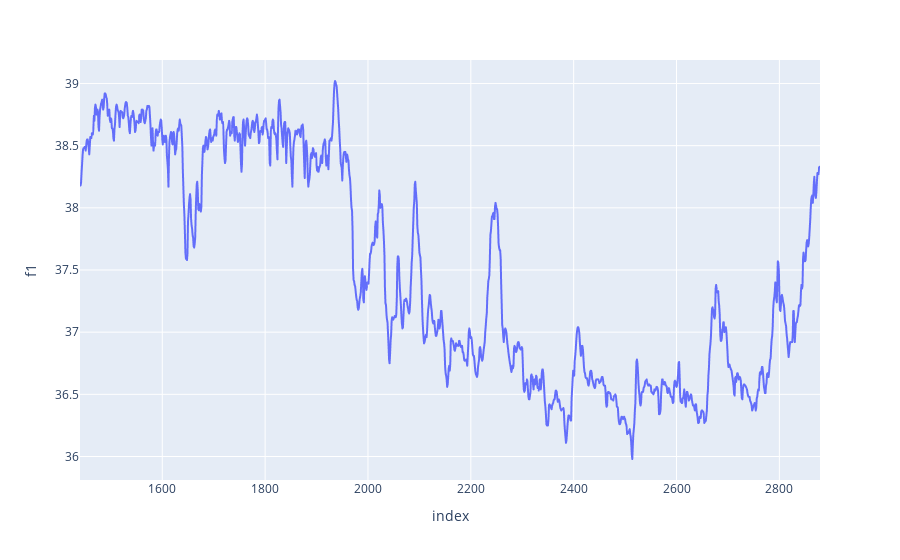

Source (notebook cell):
### Code cell
px.line(ftsub2, y='f1')

### Figure 1 — Plotly figure (JSON) as saved in the notebook; plotly's stock layout.template omitted (floating-point values rounded to 4 significant figures; data arrays with more than 128 entries replaced by an {"elided": "..."} marker saying what was removed)
{"data": [{"hovertemplate": "index=%{x}<br>f1=%{y}<extra></extra>", "legendgroup": "", "line": {"color": "#636efa", "dash": "solid"}, "marker": {"symbol": "circle"}, "mode": "lines", "name": "", "showlegend": false, "type": "scattergl", "x": {"elided": "1440 int values"}, "xaxis": "x", "y": {"elided": "1440 float values"}, "yaxis": "y"}], "layout": {"legend": {"tracegroupgap": 0}, "margin": {"t": 60}, "xaxis": {"anchor": "y", "domain": [0, 1], "title": {"text": "index"}}, "yaxis": {"anchor": "x", "domain": [0, 1], "title": {"text": "f1"}}}}
